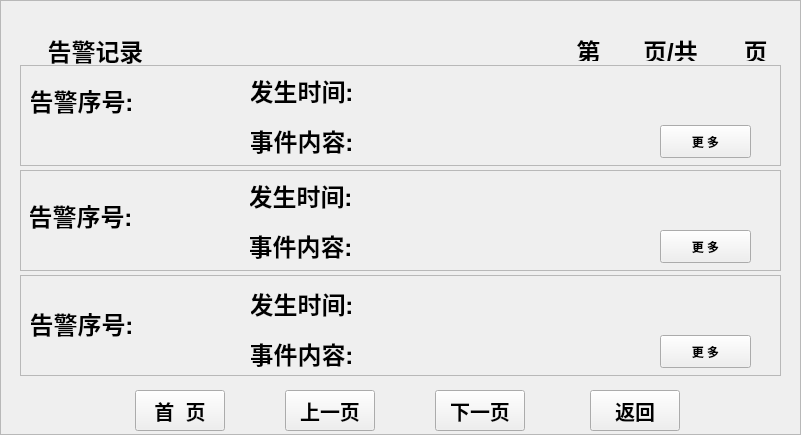
   <widget class="QFrame" name="frame_1">
    <property name="geometry">
     <rect>
      <x>0</x>
      <y>0</y>
      <width>801</width>
      <height>435</height>
     </rect>
    </property>
    <property name="styleSheet">
     <string notr="true">background-image: url(:/background/qrc/PICS/bk-potevio_1.png);</string>
    </property>
    <property name="frameShape">
     <enum>QFrame::StyledPanel</enum>
    </property>
    <property name="frameShadow">
     <enum>QFrame::Raised</enum>
    </property>
    <widget class="QLabel" name="label">
     <property name="geometry">
      <rect>
       <x>20</x>
       <y>35</y>
       <width>151</width>
       <height>31</height>
      </rect>
     </property>
     <property name="font">
      <font>
       <pointsize>18</pointsize>
       <weight>75</weight>
       <bold>true</bold>
      </font>
     </property>
     <property name="styleSheet">
      <string notr="true">background-image: url(:/icon/qrc/keyboard-b/button_03.png);</string>
     </property>
     <property name="text">
      <string>告警记录</string>
     </property>
     <property name="alignment">
      <set>Qt::AlignCenter</set>
     </property>
    </widget>
    <widget class="QPushButton" name="pbtn_up">
     <property name="geometry">
      <rect>
       <x>285</x>
       <y>390</y>
       <width>90</width>
       <height>41</height>
      </rect>
     </property>
     <property name="font">
      <font>
       <pointsize>15</pointsize>
       <weight>75</weight>
       <bold>true</bold>
      </font>
     </property>
     <property name="focusPolicy">
      <enum>Qt::NoFocus</enum>
     </property>
     <property name="styleSheet">
      <string notr="true">border-image: url(:/icon/qrc/keyboard-b/btn_bg.png);</string>
     </property>
     <property name="text">
      <string>上一页</string>
     </property>
    </widget>
    <widget class="QPushButton" name="pbtn_down">
     <property name="geometry">
      <rect>
       <x>435</x>
       <y>390</y>
       <width>90</width>
       <height>41</height>
      </rect>
     </property>
     <property name="font">
      <font>
       <pointsize>15</pointsize>
       <weight>75</weight>
       <bold>true</bold>
      </font>
     </property>
     <property name="focusPolicy">
      <enum>Qt::NoFocus</enum>
     </property>
     <property name="styleSheet">
      <string notr="true">border-image: url(:/icon/qrc/keyboard-b/btn_bg.png);</string>
     </property>
     <property name="text">
      <string>下一页</string>
     </property>
    </widget>
    <widget class="QPushButton" name="pbtn_back">
     <property name="geometry">
      <rect>
       <x>590</x>
       <y>390</y>
       <width>90</width>
       <height>41</height>
      </rect>
     </property>
     <property name="font">
      <font>
       <pointsize>15</pointsize>
       <weight>75</weight>
       <bold>true</bold>
      </font>
     </property>
     <property name="focusPolicy">
      <enum>Qt::NoFocus</enum>
     </property>
     <property name="styleSheet">
      <string notr="true">border-image: url(:/icon/qrc/keyboard-b/btn_bg.png);</string>
     </property>
     <property name="text">
      <string>返回</string>
     </property>
    </widget>
    <widget class="QPushButton" name="pbtn_first_page">
     <property name="geometry">
      <rect>
       <x>135</x>
       <y>390</y>
       <width>90</width>
       <height>41</height>
      </rect>
     </property>
     <property name="font">
      <font>
       <pointsize>15</pointsize>
       <weight>75</weight>
       <bold>true</bold>
      </font>
     </property>
     <property name="focusPolicy">
      <enum>Qt::NoFocus</enum>
     </property>
     <property name="styleSheet">
      <string notr="true">border-image: url(:/icon/qrc/keyboard-b/btn_bg.png);</string>
     </property>
     <property name="text">
      <string>首  页</string>
     </property>
    </widget>
    <widget class="QFrame" name="frame">
     <property name="geometry">
      <rect>
       <x>560</x>
       <y>40</y>
       <width>221</width>
       <height>21</height>
      </rect>
     </property>
     <property name="frameShape">
      <enum>QFrame::NoFrame</enum>
     </property>
     <property name="frameShadow">
      <enum>QFrame::Raised</enum>
     </property>
     <widget class="QLabel" name="label_17">
      <property name="geometry">
       <rect>
        <x>180</x>
        <y>0</y>
        <width>31</width>
        <height>21</height>
       </rect>
      </property>
      <property name="font">
       <font>
        <pointsize>18</pointsize>
        <weight>75</weight>
        <bold>true</bold>
       </font>
      </property>
      <property name="styleSheet">
       <string notr="true">background-image: url(:/background/qrc/background/back.png);</string>
      </property>
      <property name="text">
       <string>页</string>
      </property>
      <property name="alignment">
       <set>Qt::AlignCenter</set>
      </property>
     </widget>
     <widget class="QLabel" name="label_pagenum_all">
      <property name="geometry">
       <rect>
        <x>136</x>
        <y>0</y>
        <width>51</width>
        <height>21</height>
       </rect>
      </property>
      <property name="font">
       <font>
        <pointsize>18</pointsize>
        <weight>75</weight>
        <bold>true</bold>
       </font>
      </property>
      <property name="styleSheet">
       <string notr="true">background-image: url(:/background/qrc/background/back.png);</string>
      </property>
      <property name="text">
       <string/>
      </property>
      <property name="alignment">
       <set>Qt::AlignCenter</set>
      </property>
     </widget>
     <widget class="QLabel" name="label_15">
      <property name="geometry">
       <rect>
        <x>80</x>
        <y>0</y>
        <width>61</width>
        <height>21</height>
       </rect>
      </property>
      <property name="font">
       <font>
        <pointsize>18</pointsize>
        <weight>75</weight>
        <bold>true</bold>
       </font>
      </property>
      <property name="styleSheet">
       <string notr="true">background-image: url(:/background/qrc/background/back.png);</string>
      </property>
      <property name="text">
       <string>页/共</string>
      </property>
      <property name="alignment">
       <set>Qt::AlignCenter</set>
      </property>
     </widget>
     <widget class="QLabel" name="label_pagenum">
      <property name="geometry">
       <rect>
        <x>50</x>
        <y>0</y>
        <width>31</width>
        <height>21</height>
       </rect>
      </property>
      <property name="font">
       <font>
        <pointsize>18</pointsize>
        <weight>75</weight>
        <bold>true</bold>
       </font>
      </property>
      <property name="styleSheet">
       <string notr="true">background-image: url(:/background/qrc/background/back.png);</string>
      </property>
      <property name="text">
       <string/>
      </property>
      <property name="alignment">
       <set>Qt::AlignCenter</set>
      </property>
     </widget>
     <widget class="QLabel" name="label_13">
      <property name="geometry">
       <rect>
        <x>13</x>
        <y>0</y>
        <width>31</width>
        <height>21</height>
       </rect>
      </property>
      <property name="font">
       <font>
        <pointsize>18</pointsize>
        <weight>75</weight>
        <bold>true</bold>
       </font>
      </property>
      <property name="styleSheet">
       <string notr="true">background-image: url(:/background/qrc/background/back.png);</string>
      </property>
      <property name="text">
       <string>第</string>
      </property>
      <property name="alignment">
       <set>Qt::AlignCenter</set>
      </property>
     </widget>
    </widget>
    <widget class="QFrame" name="frame_7">
     <property name="geometry">
      <rect>
       <x>20</x>
       <y>275</y>
       <width>761</width>
       <height>101</height>
      </rect>
     </property>
     <property name="styleSheet">
      <string notr="true">background-image: url(:/icon/qrc/keyboard-b/button_03.png);</string>
     </property>
     <property name="frameShape">
      <enum>QFrame::StyledPanel</enum>
     </property>
     <property name="frameShadow">
      <enum>QFrame::Raised</enum>
     </property>
     <widget class="QLabel" name="label_num_3">
      <property name="geometry">
       <rect>
        <x>121</x>
        <y>33</y>
        <width>51</width>
        <height>31</height>
       </rect>
      </property>
      <property name="font">
       <font>
        <pointsize>25</pointsize>
        <weight>75</weight>
        <bold>true</bold>
       </font>
      </property>
      <property name="layoutDirection">
       <enum>Qt::LeftToRight</enum>
      </property>
      <property name="styleSheet">
       <string notr="true">background-image: url(:/icon/qrc/keyboard-b/button_03.png);</string>
      </property>
      <property name="text">
       <string/>
      </property>
      <property name="alignment">
       <set>Qt::AlignCenter</set>
      </property>
     </widget>
     <widget class="QLabel" name="label_txt_8">
      <property name="geometry">
       <rect>
        <x>351</x>
        <y>63</y>
        <width>281</width>
        <height>31</height>
       </rect>
      </property>
      <property name="font">
       <font>
        <pointsize>20</pointsize>
        <weight>75</weight>
        <bold>true</bold>
       </font>
      </property>
      <property name="styleSheet">
       <string notr="true">background-image: url(:/icon/qrc/keyboard-b/button_03.png);</string>
      </property>
      <property name="text">
       <string/>
      </property>
      <property name="alignment">
       <set>Qt::AlignLeading|Qt::AlignLeft|Qt::AlignVCenter</set>
      </property>
     </widget>
     <widget class="QLabel" name="label_txt_3">
      <property name="geometry">
       <rect>
        <x>351</x>
        <y>13</y>
        <width>290</width>
        <height>31</height>
       </rect>
      </property>
      <property name="font">
       <font>
        <pointsize>25</pointsize>
        <weight>75</weight>
        <bold>true</bold>
       </font>
      </property>
      <property name="styleSheet">
       <string notr="true">background-image: url(:/icon/qrc/keyboard-b/button_03.png);</string>
      </property>
      <property name="text">
       <string/>
      </property>
      <property name="alignment">
       <set>Qt::AlignLeading|Qt::AlignLeft|Qt::AlignVCenter</set>
      </property>
     </widget>
     <widget class="QLabel" name="label_12">
      <property name="geometry">
       <rect>
        <x>231</x>
        <y>13</y>
        <width>101</width>
        <height>31</height>
       </rect>
      </property>
      <property name="font">
       <font>
        <pointsize>18</pointsize>
        <weight>75</weight>
        <bold>true</bold>
       </font>
      </property>
      <property name="styleSheet">
       <string notr="true">background-image: url(:/icon/qrc/keyboard-b/button_03.png);</string>
      </property>
      <property name="text">
       <string>发生时间:</string>
      </property>
      <property name="alignment">
       <set>Qt::AlignCenter</set>
      </property>
     </widget>
     <widget class="QLabel" name="label_10">
      <property name="geometry">
       <rect>
        <x>11</x>
        <y>33</y>
        <width>101</width>
        <height>31</height>
       </rect>
      </property>
      <property name="font">
       <font>
        <pointsize>18</pointsize>
        <weight>75</weight>
        <bold>true</bold>
       </font>
      </property>
      <property name="styleSheet">
       <string notr="true">background-image: url(:/icon/qrc/keyboard-b/button_03.png);</string>
      </property>
      <property name="text">
       <string>告警序号:</string>
      </property>
      <property name="alignment">
       <set>Qt::AlignCenter</set>
      </property>
     </widget>
     <widget class="QLabel" name="label_11">
      <property name="geometry">
       <rect>
        <x>231</x>
        <y>63</y>
        <width>101</width>
        <height>31</height>
       </rect>
      </property>
      <property name="font">
       <font>
        <pointsize>18</pointsize>
        <weight>75</weight>
        <bold>true</bold>
       </font>
      </property>
      <property name="styleSheet">
       <string notr="true">background-image: url(:/icon/qrc/keyboard-b/button_03.png);</string>
      </property>
      <property name="text">
       <string>事件内容:</string>
      </property>
      <property name="alignment">
       <set>Qt::AlignCenter</set>
      </property>
     </widget>
     <widget class="QPushButton" name="pbtn_more_3">
      <property name="geometry">
       <rect>
        <x>640</x>
        <y>60</y>
        <width>91</width>
        <height>33</height>
       </rect>
      </property>
      <property name="font">
       <font>
        <weight>75</weight>
        <bold>true</bold>
       </font>
      </property>
      <property name="styleSheet">
       <string notr="true">border-image: url(:/icon/qrc/keyboard-b/btn_bg.png);</string>
      </property>
      <property name="text">
       <string>更 多</string>
      </property>
     </widget>
    </widget>
    <widget class="QFrame" name="frame_5">
     <property name="geometry">
      <rect>
       <x>20</x>
       <y>65</y>
       <width>761</width>
       <height>101</height>
      </rect>
     </property>
     <property name="styleSheet">
      <string notr="true">background-image: url(:/icon/qrc/keyboard-b/button_03.png);</string>
     </property>
     <property name="frameShape">
      <enum>QFrame::StyledPanel</enum>
     </property>
     <property name="frameShadow">
      <enum>QFrame::Raised</enum>
     </property>
     <widget class="QLabel" name="label_txt_6">
      <property name="geometry">
       <rect>
        <x>351</x>
        <y>60</y>
        <width>281</width>
        <height>31</height>
       </rect>
      </property>
      <property name="font">
       <font>
        <pointsize>20</pointsize>
        <weight>75</weight>
        <bold>true</bold>
       </font>
      </property>
      <property name="styleSheet">
       <string notr="true">background-image: url(:/icon/qrc/keyboard-b/button_03.png);</string>
      </property>
      <property name="text">
       <string/>
      </property>
      <property name="alignment">
       <set>Qt::AlignLeading|Qt::AlignLeft|Qt::AlignVCenter</set>
      </property>
     </widget>
     <widget class="QLabel" name="label_txt">
      <property name="geometry">
       <rect>
        <x>351</x>
        <y>10</y>
        <width>290</width>
        <height>31</height>
       </rect>
      </property>
      <property name="font">
       <font>
        <pointsize>25</pointsize>
        <weight>75</weight>
        <bold>true</bold>
       </font>
      </property>
      <property name="styleSheet">
       <string notr="true">background-image: url(:/icon/qrc/keyboard-b/button_03.png);</string>
      </property>
      <property name="text">
       <string/>
      </property>
      <property name="alignment">
       <set>Qt::AlignLeading|Qt::AlignLeft|Qt::AlignVCenter</set>
      </property>
     </widget>
     <widget class="QLabel" name="label_num">
      <property name="geometry">
       <rect>
        <x>121</x>
        <y>20</y>
        <width>51</width>
        <height>31</height>
       </rect>
      </property>
      <property name="font">
       <font>
        <pointsize>25</pointsize>
        <weight>75</weight>
        <bold>true</bold>
       </font>
      </property>
      <property name="layoutDirection">
       <enum>Qt::LeftToRight</enum>
      </property>
      <property name="styleSheet">
       <string notr="true">background-image: url(:/icon/qrc/keyboard-b/button_03.png);</string>
      </property>
      <property name="text">
       <string/>
      </property>
      <property name="alignment">
       <set>Qt::AlignCenter</set>
      </property>
     </widget>
     <widget class="QLabel" name="label_7">
      <property name="geometry">
       <rect>
        <x>231</x>
        <y>60</y>
        <width>101</width>
        <height>31</height>
       </rect>
      </property>
      <property name="font">
       <font>
        <pointsize>18</pointsize>
        <weight>75</weight>
        <bold>true</bold>
       </font>
      </property>
      <property name="styleSheet">
       <string notr="true">background-image: url(:/icon/qrc/keyboard-b/button_03.png);</string>
      </property>
      <property name="text">
       <string>事件内容:</string>
      </property>
      <property name="alignment">
       <set>Qt::AlignCenter</set>
      </property>
     </widget>
     <widget class="QLabel" name="label_6">
      <property name="geometry">
       <rect>
        <x>231</x>
        <y>10</y>
        <width>101</width>
        <height>31</height>
       </rect>
      </property>
      <property name="font">
       <font>
        <pointsize>18</pointsize>
        <weight>75</weight>
        <bold>true</bold>
       </font>
      </property>
      <property name="styleSheet">
       <string notr="true">background-image: url(:/icon/qrc/keyboard-b/button_03.png);</string>
      </property>
      <property name="text">
       <string>发生时间:</string>
      </property>
      <property name="alignment">
       <set>Qt::AlignCenter</set>
      </property>
     </widget>
     <widget class="QLabel" name="label_2">
      <property name="geometry">
       <rect>
        <x>11</x>
        <y>20</y>
        <width>101</width>
        <height>31</height>
       </rect>
      </property>
      <property name="font">
       <font>
        <pointsize>18</pointsize>
        <weight>75</weight>
        <bold>true</bold>
       </font>
      </property>
      <property name="styleSheet">
       <string notr="true">background-image: url(:/icon/qrc/keyboard-b/button_03.png);</string>
      </property>
      <property name="text">
       <string>告警序号:</string>
      </property>
      <property name="alignment">
       <set>Qt::AlignCenter</set>
      </property>
     </widget>
     <widget class="QPushButton" name="pbtn_more_1">
      <property name="geometry">
       <rect>
        <x>640</x>
        <y>60</y>
        <width>91</width>
        <height>33</height>
       </rect>
      </property>
      <property name="font">
       <font>
        <weight>75</weight>
        <bold>true</bold>
       </font>
      </property>
      <property name="styleSheet">
       <string notr="true">border-image: url(:/icon/qrc/keyboard-b/btn_bg.png);</string>
      </property>
      <property name="text">
       <string>更 多</string>
      </property>
     </widget>
    </widget>
    <widget class="QFrame" name="frame_6">
     <property name="geometry">
      <rect>
       <x>20</x>
       <y>170</y>
       <width>761</width>
       <height>101</height>
      </rect>
     </property>
     <property name="styleSheet">
      <string notr="true">background-image: url(:/icon/qrc/keyboard-b/button_03.png);</string>
     </property>
     <property name="frameShape">
      <enum>QFrame::StyledPanel</enum>
     </property>
     <property name="frameShadow">
      <enum>QFrame::Raised</enum>
     </property>
     <widget class="QLabel" name="label_txt_7">
      <property name="geometry">
       <rect>
        <x>350</x>
        <y>60</y>
        <width>281</width>
        <height>31</height>
       </rect>
      </property>
      <property name="font">
       <font>
        <pointsize>20</pointsize>
        <weight>75</weight>
        <bold>true</bold>
       </font>
      </property>
      <property name="styleSheet">
       <string notr="true">background-image: url(:/icon/qrc/keyboard-b/button_03.png);</string>
      </property>
      <property name="text">
       <string/>
      </property>
      <property name="alignment">
       <set>Qt::AlignLeading|Qt::AlignLeft|Qt::AlignVCenter</set>
      </property>
     </widget>
     <widget class="QLabel" name="label_txt_2">
      <property name="geometry">
       <rect>
        <x>350</x>
        <y>10</y>
        <width>290</width>
        <height>31</height>
       </rect>
      </property>
      <property name="font">
       <font>
        <pointsize>25</pointsize>
        <weight>75</weight>
        <bold>true</bold>
       </font>
      </property>
      <property name="styleSheet">
       <string notr="true">background-image: url(:/icon/qrc/keyboard-b/button_03.png);</string>
      </property>
      <property name="text">
       <string/>
      </property>
      <property name="alignment">
       <set>Qt::AlignLeading|Qt::AlignLeft|Qt::AlignVCenter</set>
      </property>
     </widget>
     <widget class="QLabel" name="label_8">
      <property name="geometry">
       <rect>
        <x>230</x>
        <y>60</y>
        <width>101</width>
        <height>31</height>
       </rect>
      </property>
      <property name="font">
       <font>
        <pointsize>18</pointsize>
        <weight>75</weight>
        <bold>true</bold>
       </font>
      </property>
      <property name="styleSheet">
       <string notr="true">background-image: url(:/icon/qrc/keyboard-b/button_03.png);</string>
      </property>
      <property name="text">
       <string>事件内容:</string>
      </property>
      <property name="alignment">
       <set>Qt::AlignCenter</set>
      </property>
     </widget>
     <widget class="QLabel" name="label_9">
      <property name="geometry">
       <rect>
        <x>230</x>
        <y>10</y>
        <width>101</width>
        <height>31</height>
       </rect>
      </property>
      <property name="font">
       <font>
        <pointsize>18</pointsize>
        <weight>75</weight>
        <bold>true</bold>
       </font>
      </property>
      <property name="styleSheet">
       <string notr="true">background-image: url(:/icon/qrc/keyboard-b/button_03.png);</string>
      </property>
      <property name="text">
       <string>发生时间:</string>
      </property>
      <property name="alignment">
       <set>Qt::AlignCenter</set>
      </property>
     </widget>
     <widget class="QLabel" name="label_num_2">
      <property name="geometry">
       <rect>
        <x>120</x>
        <y>30</y>
        <width>51</width>
        <height>31</height>
       </rect>
      </property>
      <property name="font">
       <font>
        <pointsize>25</pointsize>
        <weight>75</weight>
        <bold>true</bold>
       </font>
      </property>
      <property name="layoutDirection">
       <enum>Qt::LeftToRight</enum>
      </property>
      <property name="styleSheet">
       <string notr="true">background-image: url(:/icon/qrc/keyboard-b/button_03.png);</string>
      </property>
      <property name="text">
       <string/>
      </property>
      <property name="alignment">
       <set>Qt::AlignCenter</set>
      </property>
     </widget>
     <widget class="QLabel" name="label_5">
      <property name="geometry">
       <rect>
        <x>10</x>
        <y>30</y>
        <width>101</width>
        <height>31</height>
       </rect>
      </property>
      <property name="font">
       <font>
        <pointsize>18</pointsize>
        <weight>75</weight>
        <bold>true</bold>
       </font>
      </property>
      <property name="styleSheet">
       <string notr="true">background-image: url(:/icon/qrc/keyboard-b/button_03.png);</string>
      </property>
      <property name="text">
       <string>告警序号:</string>
      </property>
      <property name="alignment">
       <set>Qt::AlignCenter</set>
      </property>
     </widget>
     <widget class="QPushButton" name="pbtn_more_2">
      <property name="geometry">
       <rect>
        <x>640</x>
        <y>60</y>
        <width>91</width>
        <height>33</height>
       </rect>
      </property>
      <property name="font">
       <font>
        <weight>75</weight>
        <bold>true</bold>
       </font>
      </property>
      <property name="styleSheet">
       <string notr="true">border-image: url(:/icon/qrc/keyboard-b/btn_bg.png);</string>
      </property>
      <property name="text">
       <string>更 多</string>
      </property>
     </widget>
    </widget>
    <widget class="QLabel" name="label_tip">
     <property name="geometry">
      <rect>
       <x>200</x>
       <y>800</y>
       <width>431</width>
       <height>41</height>
      </rect>
     </property>
     <property name="palette">
      <palette>
       <active>
        <colorrole role="WindowText">
         <brush brushstyle="SolidPattern">
          <color alpha="255">
           <red>0</red>
           <green>255</green>
           <blue>127</blue>
          </color>
         </brush>
        </colorrole>
       </active>
       <inactive>
        <colorrole role="WindowText">
         <brush brushstyle="SolidPattern">
          <color alpha="255">
           <red>0</red>
           <green>255</green>
           <blue>127</blue>
          </color>
         </brush>
        </colorrole>
       </inactive>
       <disabled>
        <colorrole role="WindowText">
         <brush brushstyle="SolidPattern">
          <color alpha="255">
           <red>106</red>
           <green>104</green>
           <blue>100</blue>
          </color>
         </brush>
        </colorrole>
       </disabled>
      </palette>
     </property>
     <property name="font">
      <font>
       <pointsize>25</pointsize>
       <weight>75</weight>
       <bold>true</bold>
      </font>
     </property>
     <property name="styleSheet">
      <string notr="true">background-image: url(:/icon/qrc/keyboard-b/button_03.png);</string>
     </property>
     <property name="text">
      <string>该桩暂无上传充电记录</string>
     </property>
     <property name="alignment">
      <set>Qt::AlignCenter</set>
     </property>
    </widget>
   </widget>
